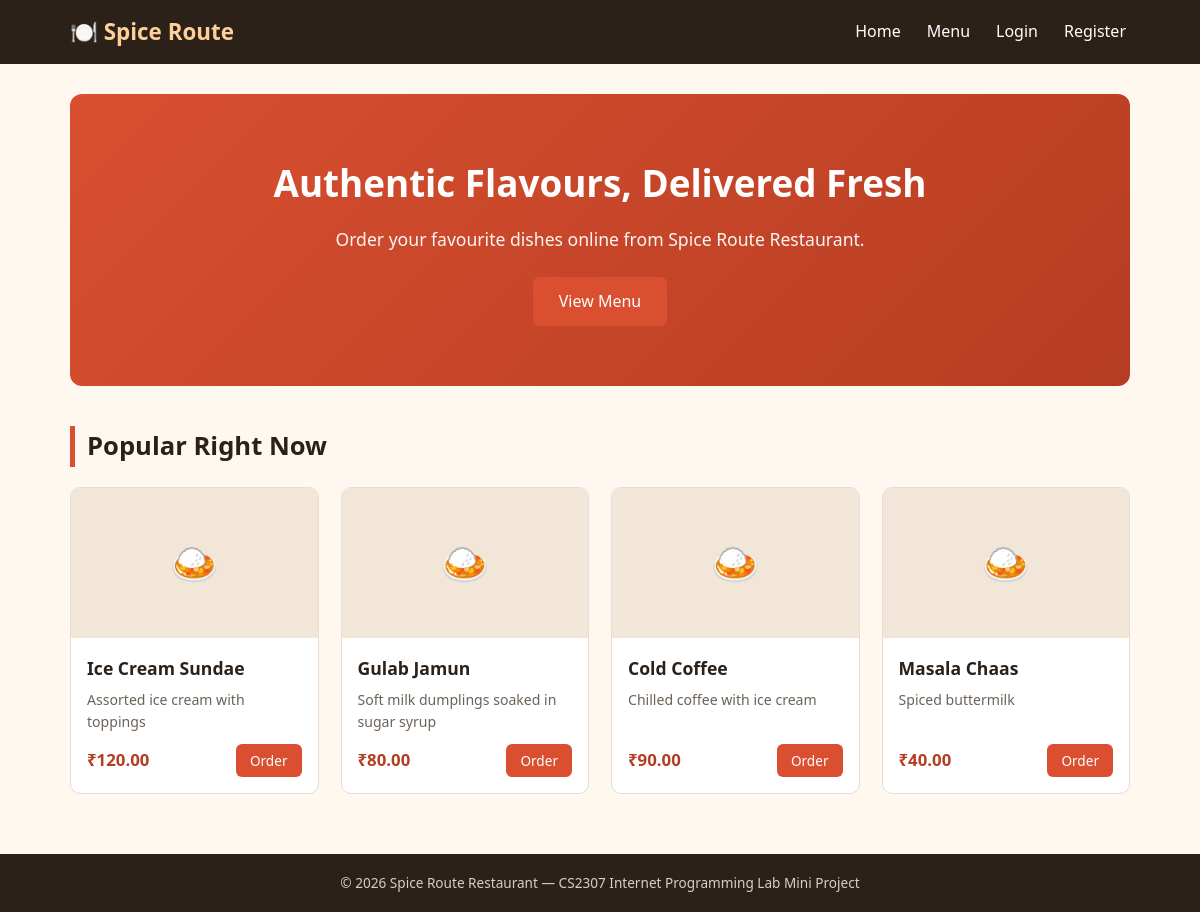
The page / on the database its author committed.
### tables this page shows
CREATE TABLE IF NOT EXISTS menu_items (
    item_id INT AUTO_INCREMENT PRIMARY KEY,
    category_id INT,
    item_name VARCHAR(100) NOT NULL,
    description VARCHAR(255) DEFAULT NULL,
    price DECIMAL(8,2) NOT NULL,
    image VARCHAR(255) DEFAULT 'default.jpg',
    is_available TINYINT(1) DEFAULT 1,
    FOREIGN KEY (category_id) REFERENCES categories(category_id) ON DELETE SET NULL
);

### includes/functions.php (called while the page is built, shortened)
<?php
function clean($value) {
    return htmlspecialchars(trim($value), ENT_QUOTES, 'UTF-8');
}
?>

### index.php (the view, shortened to what this page needs)
<?php
require_once 'includes/functions.php';
require_once 'includes/db.php';
$featured = [];
$result = $conn->query("SELECT item_id, item_name, description, price, image FROM menu_items WHERE is_available = 1 ORDER BY item_id DESC LIMIT 4");
if ($result) {
    while ($row = $result->fetch_assoc()) {
        $featured[] = $row;
    }
}
include 'includes/header.php';
?>
<section class="hero">
    <h1>Authentic Flavours, Delivered Fresh</h1>
    <p>Order your favourite dishes online from Spice Route Restaurant.</p>
    <a href="menu.php" class="btn btn-primary">View Menu</a>
</section>
<h2 class="section-title">Popular Right Now</h2>
<div class="menu-grid">
    <?php foreach ($featured as $item): ?>
        <div class="menu-card">
            <div class="menu-card-img">🍛</div>
            <div class="menu-card-body">
                <h3><?php echo clean($item['item_name']); ?></h3>
                <p><?php echo clean($item['description']); ?></p>
                <div class="menu-card-footer">
                    <span class="price">₹<?php echo number_format($item['price'], 2); ?></span>
                    <a href="menu.php" class="btn btn-small btn-primary">Order</a>
                </div>
            </div>
        </div>
    <?php endforeach; ?>
</div>
<?php include 'includes/footer.php'; ?>

### css/style.css (style rules this page uses)
:root { --primary: #d94f30; --primary-dark: #b53d22; --dark: #2b2119; --cream: #fff8f0; --gray: #6b6259; --border: #e8ddd0; --success: #2e7d32; --danger: #c62828; }
* { box-sizing: border-box; margin: 0; padding: 0; }
body { font-family: 'Segoe UI', Tahoma, Verdana, sans-serif; background: var(--cream); color: var(--dark); line-height: 1.6; }
a { text-decoration: none; color: inherit; }
.hero { background: linear-gradient(135deg, var(--primary), var(--primary-dark)); color: #fff; padding: 60px 30px; border-radius: 12px; text-align: center; margin-bottom: 40px; }
.hero h1 { font-size: 2.3rem; margin-bottom: 12px; }
.hero p { font-size: 1.1rem; margin-bottom: 24px; opacity: 0.95; }
.btn { display: inline-block; background: var(--dark); color: #fff; padding: 12px 26px; border-radius: 6px; border: none; cursor: pointer; font-size: 1rem; transition: 0.2s; }
.btn-primary { background: var(--primary); }
.btn-small { padding: 6px 14px; font-size: 0.85rem; }
.section-title { font-size: 1.6rem; margin-bottom: 20px; border-left: 5px solid var(--primary); padding-left: 12px; }
.menu-grid { display: grid; grid-template-columns: repeat(auto-fill, minmax(240px, 1fr)); gap: 22px; }
.menu-card { background: #fff; border: 1px solid var(--border); border-radius: 10px; overflow: hidden; display: flex; flex-direction: column; transition: transform 0.15s, box-shadow 0.15s; }
.menu-card-img { height: 150px; background: #f1e6d8 center/cover no-repeat; display: flex; align-items: center; justify-content: center; font-size: 2.5rem; }
.menu-card-body { padding: 16px; flex: 1; display: flex; flex-direction: column; }
.menu-card-body h3 { font-size: 1.1rem; margin-bottom: 6px; }
.menu-card-body p { font-size: 0.88rem; color: var(--gray); flex: 1; margin-bottom: 10px; }
.menu-card-footer { display: flex; justify-content: space-between; align-items: center; margin-top: auto; }
.price { font-weight: bold; color: var(--primary-dark); font-size: 1.05rem; }

### rows shown on the page
menu_items: item_name "Ice Cream Sundae", description "Assorted ice cream with toppings", price "120.00"
menu_items: item_name "Gulab Jamun", description "Soft milk dumplings soaked in sugar syrup", price "80.00"
menu_items: item_name "Cold Coffee", description "Chilled coffee with ice cream", price "90.00"
menu_items: item_name "Masala Chaas", description "Spiced buttermilk", price "40.00"
